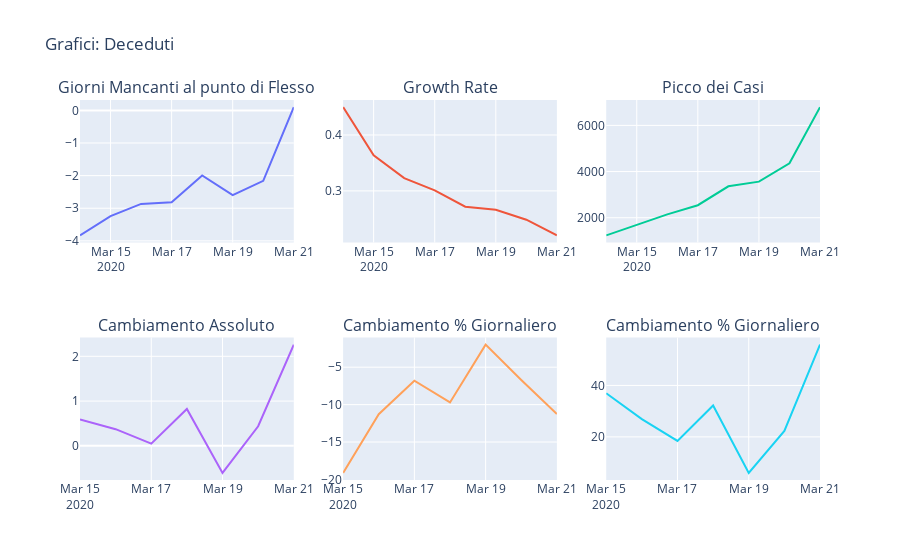

The notebook cell saved with this chart:
### Markdown cell above
## Deceduti

### Code cell
df = run_fit(region_temp, 'deceduti')
print_plot(df,'Grafici: Deceduti')

### Figure 1 — Plotly figure (JSON) as saved in the notebook; plotly's stock layout.template omitted (floating-point values rounded to 4 significant figures)
{"data": [{"mode": "lines", "name": "Numero di Giorni Mancanti a Metà del Picco", "type": "scatter", "x": ["2020-03-14", "2020-03-15", "2020-03-16", "2020-03-17", "2020-03-18", "2020-03-19", "2020-03-20", "2020-03-21"], "xaxis": "x", "y": [-3.832, -3.241, -2.868, -2.819, -1.995, -2.598, -2.16, 0.1007], "yaxis": "y"}, {"mode": "lines", "name": "Growth Rate", "type": "scatter", "x": ["2020-03-14", "2020-03-15", "2020-03-16", "2020-03-17", "2020-03-18", "2020-03-19", "2020-03-20", "2020-03-21"], "xaxis": "x2", "y": [0.4499, 0.3639, 0.3228, 0.3008, 0.2716, 0.2662, 0.2484, 0.2204], "yaxis": "y2"}, {"mode": "lines", "name": "Picco dei Casi", "type": "scatter", "x": ["2020-03-14", "2020-03-15", "2020-03-16", "2020-03-17", "2020-03-18", "2020-03-19", "2020-03-20", "2020-03-21"], "xaxis": "x3", "y": [1235.0, 1692.0, 2147.0, 2542.0, 3361.0, 3563.0, 4358.0, 6792.0], "yaxis": "y3"}, {"mode": "lines", "name": "Numero di Giorni Mancanti a Metà del Picco", "type": "scatter", "x": ["2020-03-15", "2020-03-16", "2020-03-17", "2020-03-18", "2020-03-19", "2020-03-20", "2020-03-21"], "xaxis": "x4", "y": [0.5914, 0.373, 0.0491, 0.8238, -0.6029, 0.4378, 2.261], "yaxis": "y4"}, {"mode": "lines", "name": "Growth Rate", "type": "scatter", "x": ["2020-03-15", "2020-03-16", "2020-03-17", "2020-03-18", "2020-03-19", "2020-03-20", "2020-03-21"], "xaxis": "x5", "y": [-19.12, -11.28, -6.812, -9.712, -1.983, -6.705, -11.27], "yaxis": "y5"}, {"mode": "lines", "name": "Picco dei Casi", "type": "scatter", "x": ["2020-03-15", "2020-03-16", "2020-03-17", "2020-03-18", "2020-03-19", "2020-03-20", "2020-03-21"], "xaxis": "x6", "y": [36.94, 26.89, 18.42, 32.21, 6.001, 22.32, 55.86], "yaxis": "y6"}], "layout": {"annotations": [{"font": {"size": 16}, "showarrow": false, "text": "Giorni Mancanti al punto di Flesso", "x": 0.1444, "xanchor": "center", "xref": "paper", "y": 1, "yanchor": "bottom", "yref": "paper"}, {"font": {"size": 16}, "showarrow": false, "text": "Growth Rate", "x": 0.5, "xanchor": "center", "xref": "paper", "y": 1, "yanchor": "bottom", "yref": "paper"}, {"font": {"size": 16}, "showarrow": false, "text": "Picco dei Casi", "x": 0.8556, "xanchor": "center", "xref": "paper", "y": 1, "yanchor": "bottom", "yref": "paper"}, {"font": {"size": 16}, "showarrow": false, "text": "Cambiamento Assoluto", "x": 0.1444, "xanchor": "center", "xref": "paper", "y": 0.375, "yanchor": "bottom", "yref": "paper"}, {"font": {"size": 16}, "showarrow": false, "text": "Cambiamento % Giornaliero", "x": 0.5, "xanchor": "center", "xref": "paper", "y": 0.375, "yanchor": "bottom", "yref": "paper"}, {"font": {"size": 16}, "showarrow": false, "text": "Cambiamento % Giornaliero", "x": 0.8556, "xanchor": "center", "xref": "paper", "y": 0.375, "yanchor": "bottom", "yref": "paper"}], "showlegend": false, "title": {"text": "Grafici: Deceduti"}, "xaxis": {"anchor": "y", "domain": [0, 0.2889]}, "xaxis2": {"anchor": "y2", "domain": [0.3556, 0.6444]}, "xaxis3": {"anchor": "y3", "domain": [0.7111, 1]}, "xaxis4": {"anchor": "y4", "domain": [0, 0.2889]}, "xaxis5": {"anchor": "y5", "domain": [0.3556, 0.6444]}, "xaxis6": {"anchor": "y6", "domain": [0.7111, 1]}, "yaxis": {"anchor": "x", "domain": [0.625, 1]}, "yaxis2": {"anchor": "x2", "domain": [0.625, 1]}, "yaxis3": {"anchor": "x3", "domain": [0.625, 1]}, "yaxis4": {"anchor": "x4", "domain": [0, 0.375]}, "yaxis5": {"anchor": "x5", "domain": [0, 0.375]}, "yaxis6": {"anchor": "x6", "domain": [0, 0.375]}}}
